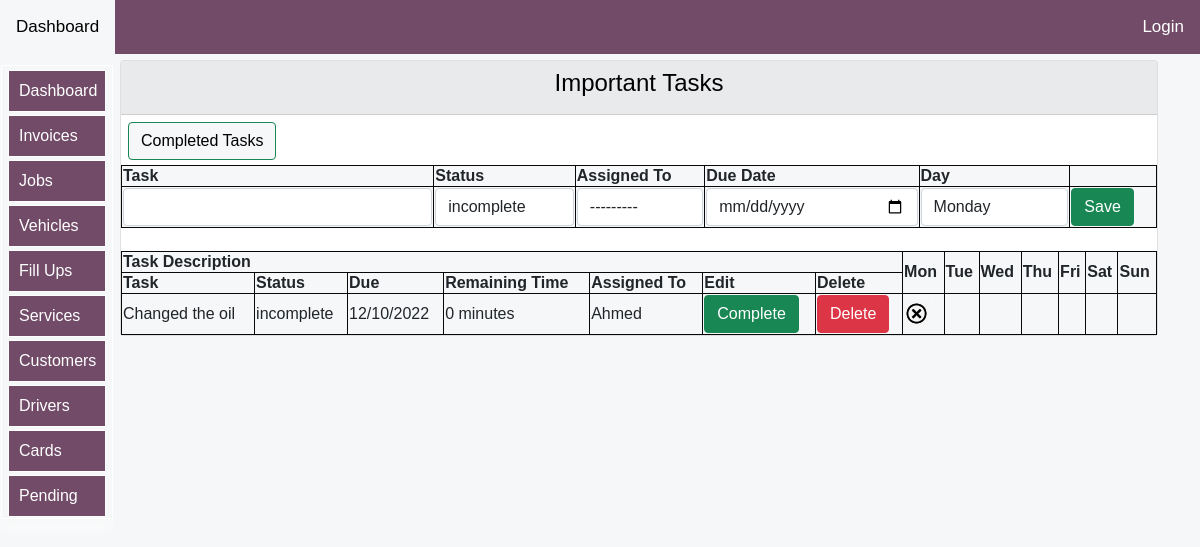
Page /todoapp/to-do-list on the committed database.
### todoapp/models.py (models this page shows, shortened)
class TasksModel(models.Model):
    task_status = [
    ('complete', 'complete'),
    ('incomplete', 'incomplete'),
    ]
    day = [
    ('Monday', 'Monday'),
    ('Tuesday', 'Tuesday'),
    ('Wednesday', 'Wednesday'),
    ('Thursday', 'Thursday'),
    ('Friday', 'Friday'),
    ('Saturday', 'Saturday'),
    ('Sunday', 'Sunday'),
    ]
    task = models.CharField(max_length=20,blank=False)
    status = models.CharField(max_length=10,choices=task_status,default='incomplete')
    createDate=models.DateTimeField(auto_now_add=True)
    dueDate=models.DateTimeField(auto_now_add=False,auto_now=False,blank=True,null=True)
    taskDay = models.CharField(max_length=10,choices=day,default='Monday')
    assignedto=models.ForeignKey(AlwenDriversModel,on_delete=models.SET_NULL,blank=True,null=True,related_name="taskassignrelname")

### logistics/models.py (models this page shows)
class AlwenDriversModel(models.Model):
    name= models.CharField(max_length=10,blank=True,null=True)
    photo=models.FileField(upload_to='logistics/images/vehicles/%Y/',null=True, blank=True)#save according to year
    driver_license=models.FileField(upload_to='logistics/images/vehicles/%Y/',blank=True,null=True)
    driver_id=models.FileField(upload_to='logistics/images/vehicles/%Y/',blank=True,null=True)
    def __str__(self):
        return '{}'.format(self.name)

### todoapp/views.py (the view)
# urls.py: path('to-do-list', views.toDoList, name="to-do-list"),
def toDoList(request):
    title="To do list"
    form =AddTasksForm(request.POST or None)
    tasks=TasksModel.objects.order_by('dueDate').filter(status="incomplete")
    completed_tasks=TasksModel.objects.filter(status="complete")
    if form.is_valid():
        form.save()
        messages.success(request, 'Task added successfully')
        form=AddTasksForm()#this clears out the form after adding the product
    context = {
        "form":form,
        "tasks":tasks,
        "title":title,
        "completed_tasks":completed_tasks,
    }
    return render(request,'todoapp/toDoList.html',context)

### todoapp/forms.py
class AddTasksForm(forms.ModelForm): #the forms here is the one imported up there.
    class Meta:
        model = TasksModel
        fields = ['task','status','dueDate','taskDay','assignedto']
        widgets={
            'task':forms.TextInput(attrs={'class':'form-control','placeholder':''}),
            'dueDate':DatePickerInput(attrs={'class':'form-control','placeholder':'Task due date'}),
            'taskDay':forms.Select(attrs={'class':'form-control'}),
            'status':forms.Select(attrs={'class':'form-control'}),
            'assignedto':forms.Select(attrs={'class':'form-control','placeholder':'assigned'}),
        }

### todoapp/templates/todoapp/toDoList.html (shortened to what this page needs)
{% extends 'bases/base.html'%}
{% load static %}
{% load humanize %}
{% load crispy_forms_tags %}
{% block style %}
<link href="{% static 'css/bootstrap.min.css' %}" rel="stylesheet">
<link rel="stylesheet" href="https://use.fontawesome.com/releases/v5.15.2/css/all.css"
>
   {%endblock%}
   {% block body %}
<div class="container">
    <div class="row mt-12">
        <div class="col-md-12">
            <div class="card">
                <div id="allif-section-headers" class="card-header ">
                   <h4>Important Tasks</h4>
            </div>
              <div >
            <a href="{% url 'todoapp:completedTasksList' %}">
              <button id="allif-link-buttons" type="button" class="btn btn-success mybuttonlinks" >
                Completed Tasks
              </button>
            </a>
            </div>
                  <table>
                      <form class="form-horizontal" method="POST" action="">
                          <tr>
                            <th>Task</th>
                            <th>Status</th>
                            <th>Assigned To</th>
                            <th>Due Date</th>
                            <th>Day</th>
                          </tr>
                      <tr>
                        <th>{{form.task}}</th>
                        <th>{{form.status}}</th>
                        <th>{{form.assignedto}}</th>
                        <th> {{form.dueDate}}</th>
                        <th> {{form.taskDay}}</th>
                        <th><button id="form-button" class="btn btn-success btn-block" type="submit">Save</button></th>
                      </tr>
                      </form>
                    </table>
              <table>
                <tr>
                  <th colspan="7">Task Description</th>
                  <th rowspan="2">Mon</th>
                  <th rowspan="2">Tue</th>
                  <th rowspan="2">Wed</th>
                  <th rowspan="2">Thu</th>
                  <th rowspan="2"  >Fri</th>
                  <th rowspan="2">Sat</th>
                  <th rowspan="2">Sun</th>
                </tr>
                <br>
                <tr>
                  <th scope="col">Task</th>
                  <th scope="col">Status</th>
                  <th scope="col">Due</th>
                  <th scope="col">Remaining Time</th>
                  <th scope="col">Assigned To</th>
                  <th scope="col">Edit</th>
                  <th scope="col">Delete</th>
                {% for task in tasks %}
                <tr>
                  <td>{{task.task}}</td>
                  <td>{{task.status}}</td>
                  <td>{{task.dueDate|date:'d/m/Y'}}</td>
                  <td>{{task.dueDate|timeuntil}}</td>
                  <td>{{task.assignedto}}</td>
          <td> <a href="{% url 'todoapp:markTaskComplete' task.id %}" data-toggle="tooltip" title="Delete this record">
            <button class="btn btn-success">Complete</button></a></td>
          <td> <a href="{% url 'todoapp:delete_task' task.id %}" data-toggle="tooltip" title="Delete this record">
          <button class="btn btn-danger">Delete</button>
          </a></td>
          {% if task.taskDay == 'Monday' %}
          <td>
            {% if task.status == 'complete' %}
            <img src="{% static 'img/task.png' %}" width="25">
          {% else %}
          <img src="{% static 'img/pending.png' %}" width="25">
          {% endif %}
          </td>
          <td></td>
          <td></td>
          <td></td>
          <td></td>
          <td></td>
          <td></td>
          {% endif %}
                </tr>
               {% endfor %}
              </table>
              </div>
        </div>
      </div>
</div>
   {% endblock %}

### todoapp/templates/todoapp/toDoList.html (style rules this page uses)
body { font-size: 2rem; opacity: 1; position:sticky; overflow: auto; text-align: left; max-width: 100%; background-color: #F6F7F8; margin: auto; padding: auto; }
.container { background-color: #F6F7F8; }
table { background-color: #F6F7F8; }
.mybuttonlinks { margin-top: 7px; margin-left: 7px; margin-bottom: 5px; }
#allif-section-headers { background-color: #e9eaec; color: black; font-size: 16px; text-align: center; }
#allif-link-buttons { background-color: #F6F7F8; color: black; }
a:link { text-decoration: none; }
@media screen and (min-width:1000px) and (max-width:2000px) { .container { margin-top: 10px; display: block; font-size: 0.95rem; margin-left:auto ; margin-right: auto; margin: auto; padding-left: 90px; } }
table, th, td ,form { border: 1px solid rgb(8, 8, 8); width: auto; padding-left: auto; }

### logistics/templates/bases/log-topnavbar.html (style rules this page uses)
body { margin: 0; font-family: Arial, Helvetica, sans-serif; }

### logistics/templates/bases/log-sidenavbar.html (style rules this page uses)
:root { --sidebar_font_size:1.0rem; }

### rows in the picture
TasksModel: task "Changed the oil", status "incomplete", dueDate "12/10/2022", dueDate "0 minutes", assignedto "Ahmed"
